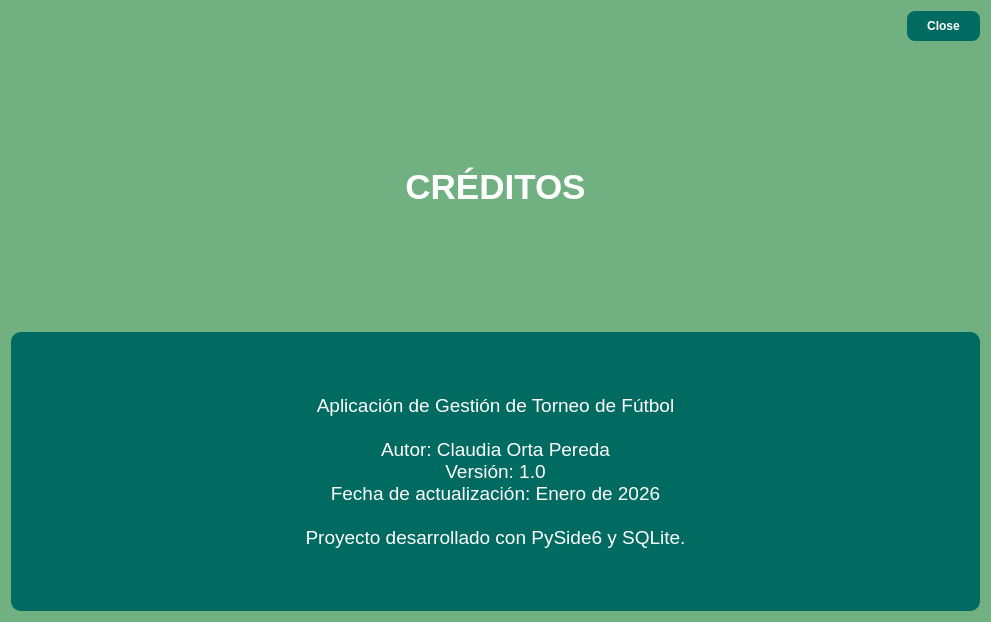
<?xml version="1.0" encoding="UTF-8"?>
<ui version="4.0">
 <class>DialogCreditos</class>
 <widget class="QDialog" name="DialogCreditos">
  <property name="geometry">
   <rect>
    <x>0</x>
    <y>0</y>
    <width>991</width>
    <height>622</height>
   </rect>
  </property>
  <property name="windowTitle">
   <string>Créditos</string>
  </property>
  <property name="styleSheet">
   <string notr="true">background-color: rgb(113,177,129);</string>
  </property>
  <layout class="QVBoxLayout">
   <item>
    <widget class="QDialogButtonBox" name="buttonBox">
     <property name="styleSheet">
      <string notr="true">
QPushButton {
 background-color: rgb(1,107,97);
 color: white;
 border-radius: 8px;
 padding: 8px 20px;
 font-weight: bold;
}
      </string>
     </property>
     <property name="standardButtons">
      <set>QDialogButtonBox::StandardButton::Close</set>
     </property>
    </widget>
   </item>
   <item>
    <widget class="QLabel" name="label">
     <property name="font">
      <font>
       <pointsize>26</pointsize>
       <bold>true</bold>
      </font>
     </property>
     <property name="styleSheet">
      <string notr="true">color:white;</string>
     </property>
     <property name="text">
      <string>CRÉDITOS</string>
     </property>
     <property name="alignment">
      <set>Qt::AlignmentFlag::AlignCenter</set>
     </property>
    </widget>
   </item>
   <item>
    <widget class="QFrame" name="frame">
     <property name="styleSheet">
      <string notr="true">
background-color: rgb(1,107,97);
border-radius: 10px;
color: white;
      </string>
     </property>
     <layout class="QVBoxLayout">
      <item>
       <widget class="QLabel" name="label">
        <property name="font">
         <font>
          <pointsize>14</pointsize>
         </font>
        </property>
        <property name="text">
         <string>
Aplicación de Gestión de Torneo de Fútbol

Autor: Claudia Orta Pereda 
Versión: 1.0  
Fecha de actualización: Enero de 2026  

Proyecto desarrollado con PySide6 y SQLite.
         </string>
        </property>
        <property name="alignment">
         <set>Qt::AlignmentFlag::AlignCenter</set>
        </property>
       </widget>
      </item>
     </layout>
    </widget>
   </item>
  </layout>
 </widget>
 <resources/>
 <connections>
  <connection>
   <sender>buttonBox</sender>
   <signal>rejected()</signal>
   <receiver>DialogCreditos</receiver>
   <slot>reject()</slot>
   <hints>
    <hint type="sourcelabel">
     <x>20</x>
     <y>20</y>
    </hint>
    <hint type="destinationlabel">
     <x>20</x>
     <y>20</y>
    </hint>
   </hints>
  </connection>
 </connections>
</ui>
